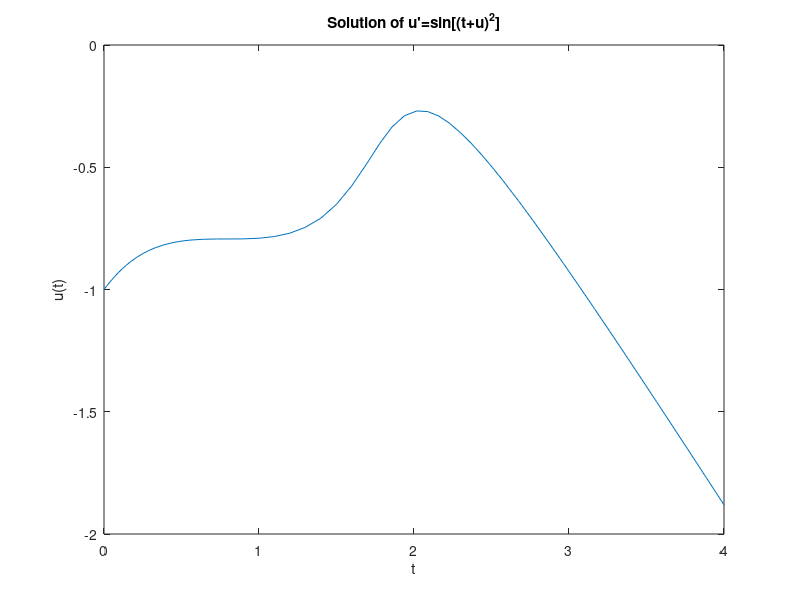

This chart was generated by the following MATLAB code:
%%
% The equation $u'=\sin[(u+t)^2]$ also has a solution that can be found
% numerically with ease, even though no formula exists for its solution. 
f = @(t,u) sin( (t+u).^2 );
[t,u] = ode45(f,[0,4],-1);
plot(t,u)
xlabel('t'), ylabel('u(t)'), title('Solution of u''=sin[(t+u)^2]')     % ignore this line
